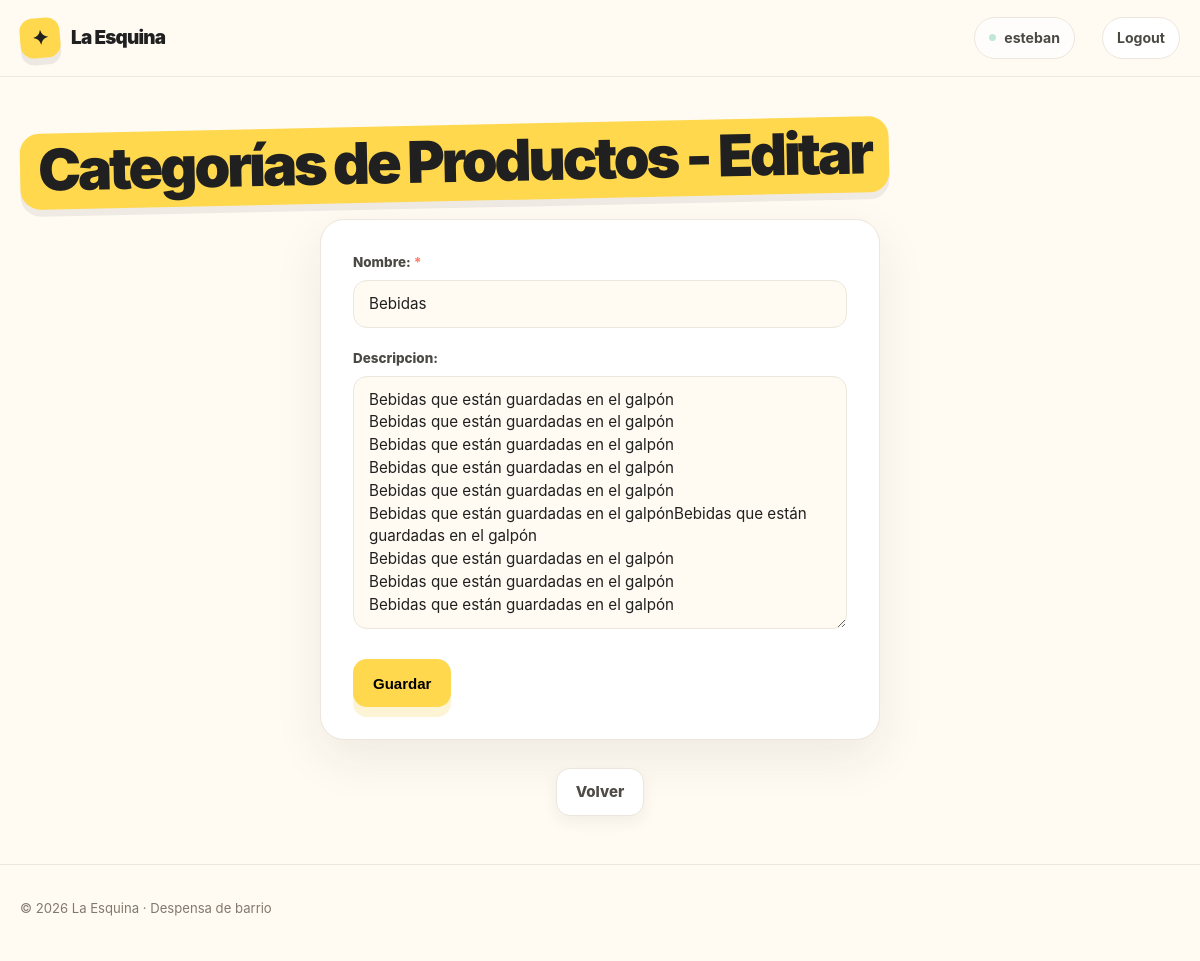
The app's page /ventas/categoria/update/1 (signed in) with its own data.
### ventas/models/categoria.py (models this page shows, shortened)
class Categoria(models.Model):
    nombre = models.CharField(unique=True)
    descripcion = models.TextField(blank=True)
    class Meta:
        verbose_name = "Categoría de Producto"
        verbose_name_plural = "Categorías de Productos"

### ventas/views/categoria.py (the view)
# urls.py: path("categoria/update/<int:pk>", categoria_update, name="categoria_update"),
def categoria_update(request: HttpRequest, pk: int) -> HttpResponse:
    categoria = get_object_or_404(Categoria, pk=pk)
    if request.method == "POST":
        form = CategoriaForm(request.POST, instance=categoria)
        if form.is_valid():
            form.save()
            messages.success(request, "La categoría fue editada exitosamente")
            return redirect("ventas:categoria_list")
    else:
        form = CategoriaForm(instance=categoria)
    return render(request, "ventas/categoria_form.html", {"form": form})

### ventas/forms.py (shortened to what this page needs)
class CategoriaForm(forms.ModelForm):
    nombre = forms.CharField(validators=[ValidarTextoEspañol(min_longitud=3)])
    descripcion = forms.CharField(
        widget=forms.Textarea,
        validators=[ValidarTextoEspañol(min_longitud=10)],
        required=False,
    )
    class Meta:
        model = Categoria
        fields = "__all__"

### ventas/templates/ventas/categoria_form.html (shortened to what this page needs)
{% extends "core/base.html" %}
{% load static %}
{% block styles %}
    <link rel="stylesheet" href="{% static 'core/css/form.css' %}" />
{% endblock styles %}
{% block content %}
    <div class="container section">
        {% if form.instance.pk %}
            <h1 class="page-title">Categorías de Productos - Editar</h1>
        {% else %}
            <h1 class="page-title">Categorías de Productos - Crear</h1>
        {% endif %}
        <form method="post" class="form">
            {{ form.as_p }}
            <div class="form-actions">
                <button type="submit" class="button button-primary">Guardar</button>
            </div>
        </form>
        <div class="page-actions">
            <a class="button button-secondary"
               href="{% url 'ventas:categoria_list' %}">Volver</a>
        </div>
    </div>
{% endblock content %}

### core/templates/core/partials/header.html (shortened to what this page needs)
<div class="nav">
    <div class="container nav-inner">
        <a href="/" class="brand" aria-label="La Esquina, inicio">
            <span class="brand-mark">✦</span>
            <span>La Esquina</span>
        </a>
        <nav class="nav-links" aria-label="Navegación principal">
            {% if user.is_authenticated %}
                <span class="nav-user">{{ user.username }}</span>
                <form action="{% url 'core:logout' %}" method="post">
                    <button class="nav-logout" type="submit">Logout</button>
                </form>
            {% else %}
                <a href="{% url 'core:login' %}" class="nav-cta">Acceder</a>
            {% endif %}
        </nav>
    </div>
</div>

### core/static/core/css/base.css (style rules this page uses)
:root { --bg: #fffaf2; --surface: #fff; --ink: #202020; --muted: #6d6a64; --line: #ece6dc; --yellow: #ffd84d; --coral: #ff806f; --mint: #bfe9d7; --blue: #cbdfff; --pink: #ffd3df; --shadow: 0 18px 50px rgba(32, 32, 32, 0.08); }
* { box-sizing: border-box; margin: 0; padding: 0; }
html { scroll-behavior: smooth; }
body { font-family: Inter, ui-sans-serif, system-ui, -apple-system, BlinkMacSystemFont, "Segoe UI", sans-serif; background: var(--bg); color: var(--ink); line-height: 1.5; display: flex; flex-direction: column; min-height: 100vh; }
a { color: inherit; text-decoration: none; }
.container { width: min(1160px, calc(100% - 40px)); margin: 0 auto; }

### core/static/core/css/nav.css (style rules this page uses)
.nav { position: sticky; top: 0; z-index: 20; background: rgba(255, 250, 242, 0.9); backdrop-filter: blur(14px); border-bottom: 1px solid rgba(236, 230, 220, 0.8); }
.nav-inner { min-height: 76px; display: flex; align-items: center; justify-content: space-between; gap: 24px; }
.brand { display: inline-flex; align-items: center; gap: 11px; font-weight: 900; font-size: 1.18rem; letter-spacing: -0.04em; }
.brand-mark { width: 40px; height: 40px; display: grid; place-items: center; border-radius: 13px; background: var(--yellow); transform: rotate(-5deg); font-size: 1.25rem; box-shadow: 0 7px 0 rgba(32, 32, 32, 0.08); }
.nav-links { display: flex; align-items: center; gap: 27px; color: #4b4944; font-size: 0.94rem; font-weight: 700; }
.nav-user { display: inline-flex; align-items: center; gap: 8px; padding: 9px 14px; border: 1px solid var(--line); border-radius: 999px; background: rgba(255, 255, 255, 0.72); color: #4b4944; font-size: 0.88rem; font-weight: 750; }
.nav-user::before { width: 7px; height: 7px; border-radius: 50%; background: var(--mint); content: ""; }
.nav-links form { display: flex; }
.nav-logout { padding: 9px 14px; border: 1px solid var(--line); border-radius: 999px; background: var(--surface); color: #4b4944; font: inherit; font-size: 0.88rem; font-weight: 750; cursor: pointer; transition: transform 0.2s ease, box-shadow 0.2s ease, border-color 0.2s ease; }

### core/static/core/css/components.css (style rules this page uses)
.page-title { display: inline-block; margin-bottom: 18px; padding: 6px 18px 10px; border-radius: 20px; background: var(--yellow); box-shadow: 0 7px 0 rgba(32, 32, 32, 0.07); font-size: clamp(2.3rem, 5.5vw, 3.6rem); font-weight: 950; line-height: 1.05; letter-spacing: -0.055em; transform: rotate(-1.2deg); }
.button { display: inline-flex; align-items: center; justify-content: center; gap: 9px; min-height: 48px; padding: 0 19px; border-radius: 14px; border: 1px solid transparent; font-size: 0.94rem; font-weight: 850; transition: transform 0.2s ease, box-shadow 0.2s ease; }
.button-primary { background: var(--yellow); box-shadow: 0 10px 0 rgba(237, 191, 23, 0.18); }
.button-secondary { background: var(--surface); border-color: var(--line); color: #4f4c46; box-shadow: 0 6px 16px rgba(32, 32, 32, 0.06); }
.page-actions { display: flex; justify-content: center; gap: 12px; }
.section { padding: 48px 0; }

### core/static/core/css/form.css (style rules this page uses)
.form { width: min(560px, 100%); margin: 0 auto 28px; padding: 32px; background: var(--surface); border: 1px solid var(--line); border-radius: 24px; box-shadow: var(--shadow); }
.form p { margin-bottom: 20px; }
.form > p:last-of-type { margin-bottom: 0; }
.form label { display: block; margin-bottom: 7px; font-size: 0.84rem; font-weight: 850; color: #4b4944; }
.form p:has(input:required) label::after { content: " *"; color: var(--coral); }
.form input:not([type="hidden"]):not([type="checkbox"]):not([type="radio"]), .form textarea, .form select { width: 100%; padding: 12px 15px; border: 1px solid var(--line); border-radius: 14px; background: var(--bg); color: var(--ink); font: inherit; font-size: 0.95rem; transition: border-color 0.18s ease, box-shadow 0.18s ease; }
.form textarea { min-height: 120px; resize: vertical; line-height: 1.5; }
.form-actions { margin-top: 24px; display: flex; align-items: center; gap: 12px; }

### records on screen
Categoria: nombre "Bebidas", descripcion "Bebidas que están guardadas en el galpón Bebidas que están guardadas en el galpón Bebidas que están guardadas en el galpón Bebidas que están guardadas en el galpón Bebidas que están guardadas en el galpón Bebidas que están guardadas en el galpónBebidas que están guardadas en el galpón Bebidas que están guardadas en el galpón Bebidas que están guardadas en el galpón Bebidas que están guardadas en el galpón"

### other values on screen
{{ user.username }} "esteban"
